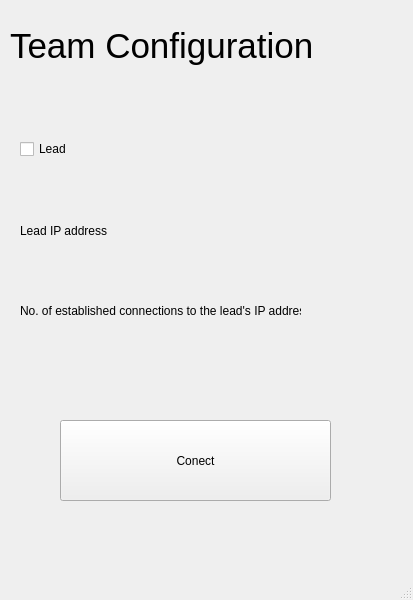
<?xml version="1.0" encoding="UTF-8"?>
<ui version="4.0">
 <class>MainWindow</class>
 <widget class="QMainWindow" name="MainWindow">
  <property name="geometry">
   <rect>
    <x>0</x>
    <y>0</y>
    <width>413</width>
    <height>600</height>
   </rect>
  </property>
  <property name="windowTitle">
   <string>MainWindow</string>
  </property>
  <widget class="QWidget" name="centralwidget">
   <widget class="QLabel" name="label">
    <property name="geometry">
     <rect>
      <x>10</x>
      <y>10</y>
      <width>501</width>
      <height>71</height>
     </rect>
    </property>
    <property name="font">
     <font>
      <pointsize>26</pointsize>
     </font>
    </property>
    <property name="text">
     <string>Team Configuration</string>
    </property>
   </widget>
   <widget class="QCheckBox" name="checkBox">
    <property name="geometry">
     <rect>
      <x>20</x>
      <y>140</y>
      <width>70</width>
      <height>18</height>
     </rect>
    </property>
    <property name="text">
     <string>Lead</string>
    </property>
   </widget>
   <widget class="QLabel" name="label_2">
    <property name="geometry">
     <rect>
      <x>20</x>
      <y>210</y>
      <width>121</width>
      <height>41</height>
     </rect>
    </property>
    <property name="text">
     <string>Lead IP address</string>
    </property>
   </widget>
   <widget class="QLabel" name="label_3">
    <property name="geometry">
     <rect>
      <x>20</x>
      <y>290</y>
      <width>281</width>
      <height>41</height>
     </rect>
    </property>
    <property name="text">
     <string>No. of established connections to the lead's IP address</string>
    </property>
   </widget>
   <widget class="QPushButton" name="pushButton">
    <property name="geometry">
     <rect>
      <x>60</x>
      <y>420</y>
      <width>271</width>
      <height>81</height>
     </rect>
    </property>
    <property name="text">
     <string>Conect</string>
    </property>
   </widget>
  </widget>
  <widget class="QMenuBar" name="menubar">
   <property name="geometry">
    <rect>
     <x>0</x>
     <y>0</y>
     <width>413</width>
     <height>22</height>
    </rect>
   </property>
  </widget>
  <widget class="QStatusBar" name="statusbar"/>
 </widget>
 <resources/>
 <connections/>
</ui>
